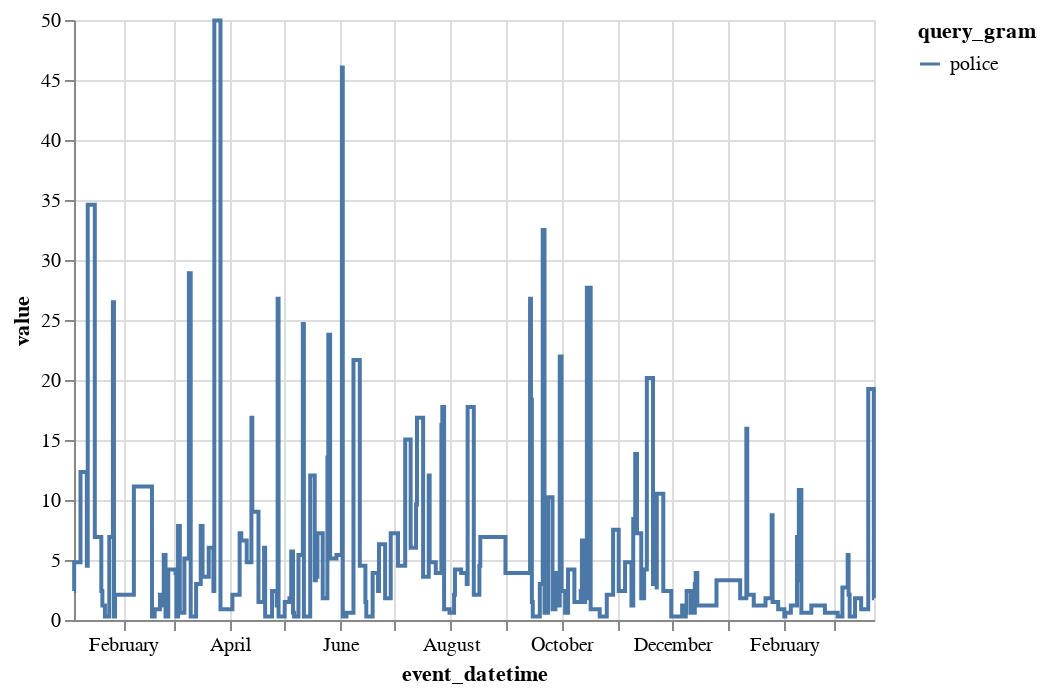

The cell this chart's notebook holds for it:
### Code cell
import altair as alt

alt.Chart(police[["event_datetime", "value", "query_gram"]]).mark_line(interpolate="step").encode(
    x="event_datetime:T",
    y="value:Q",
    color="query_gram:N",
)

### Figure 1 — Vega-Lite specification as saved in the notebook (floating-point values rounded to 4 significant figures; data arrays with more than 128 entries replaced by an {"elided": "..."} marker saying what was removed)
{"config": {"view": {"continuousWidth": 400, "continuousHeight": 300}}, "data": {"name": "data-fcd383c9b609ba465488784b113620dc"}, "mark": {"type": "line", "interpolate": "step"}, "encoding": {"color": {"field": "query_gram", "type": "nominal"}, "x": {"field": "event_datetime", "type": "temporal"}, "y": {"field": "value", "type": "quantitative"}}, "$schema": "https://vega.github.io/schema/vega-lite/v4.17.0.json", "datasets": {"data-fcd383c9b609ba465488784b113620dc": {"elided": "188 records"}}}
